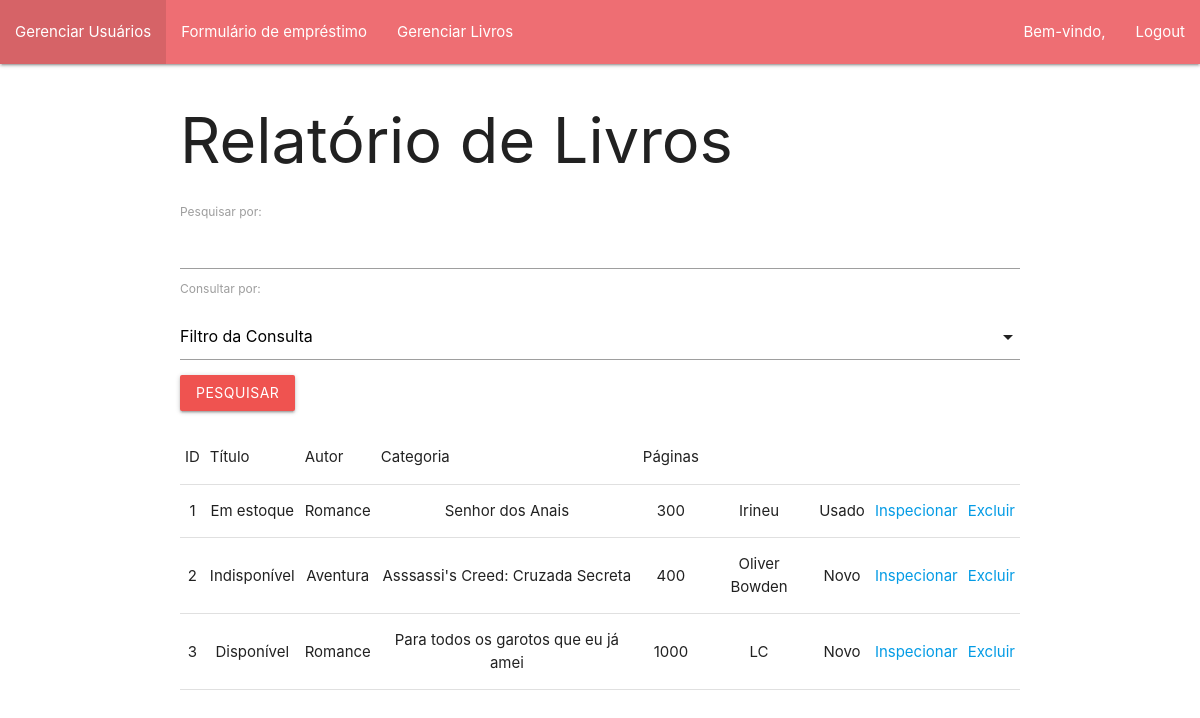
/admin/livros_read.php, run on an earlier commit of the app's database.
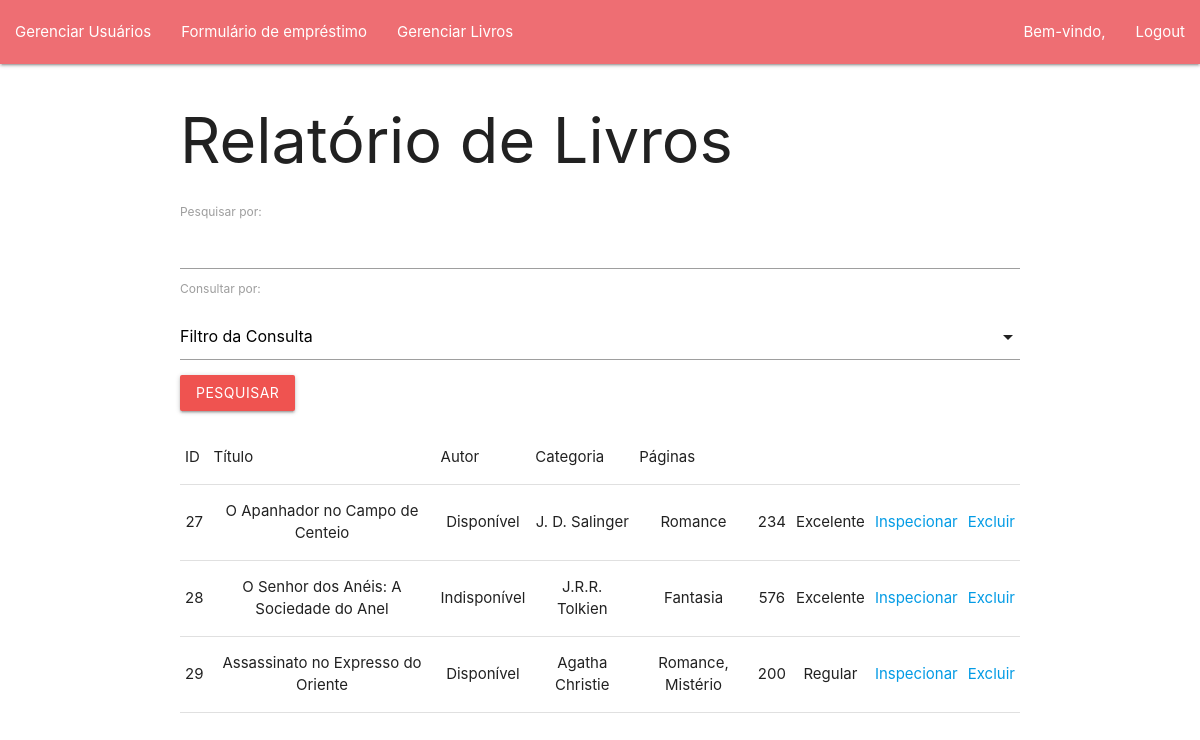
And on a later commit of the database.
### tables this page shows
CREATE TABLE IF NOT EXISTS `livros` (
  `id_livro` int(11) NOT NULL AUTO_INCREMENT,
  `titulo` varchar(100) NOT NULL,
  `status_livro` varchar(100) NOT NULL,
  `autor` varchar(255) NOT NULL,
  `categoria` varchar(100) NOT NULL,
  `paginas` int(11) NOT NULL,
  `estado_livro` varchar(255) NOT NULL,
  `imagem` varchar(1024) NOT NULL,
  `comentarios` varchar(400) DEFAULT NULL,
  PRIMARY KEY (`id_livro`)
);

### admin/livros_read.php (the view, shortened to what this page needs)
<!DOCTYPE html>
<html lang="en">
<head>
    <link type="text/css" rel="stylesheet" href="../materialize/css/materialize.min.css"  media="screen,projection"/>
</head>
<body>
    <?php include 'navbar.php' ?>
    <div class="container">
        <h1>Relatório de Livros</h1>
        <form method="post">
            <label for="search">Pesquisar por:</label>
            <input type="text" id="search" name="pesquisa" autocomplete="off">
            <label for="consultaPor">Consultar por: </label>
            <div class="input-field col s12">
            </div>
            <div class="row">
                <button class="btn red lighten-1" type="submit" name="submit">Pesquisar</button>
            </div>
        </form>
        <div class="row">
            <table class="stripped centered">
                <thead>
                    <tr>
                        <td>ID</td>
                        <td>Título</td>
                        <td>Autor</td>
                        <td>Categoria</td>
                        <td>Páginas</td>
                    </tr>
                </thead>
                <tbody>
                    <?php
                        include 'connect.php';
                        include 'classes.php';
                        if(!isset($_POST['submit']))
                        {
                            $query = "SELECT * FROM livros";
                            $stmt = $mysqli->prepare($query);
                            $stmt->execute();
                            $result = $stmt->get_result();
                            $rows = $result->fetch_all(MYSQLI_NUM);
                        }
                        foreach($rows as $row)
                        {
                            echo "<tr>";
                            foreach($row as $columnIndex=>$entry)
                            {
                                if($columnIndex == 7 || $columnIndex == 8)
                                {
                                    continue;
                                }
                                echo "<td>$entry</td>";
                            }
                            echo "<td><a href='./livros_insp.php?id=$row[0]'>Inspecionar</a></td>";
                            echo "<td><a href='./livros_delete.php?id=$row[0]'>Excluir</a></td>";
                            echo "</tr>";
                        }
                    ?>
                </tbody>
            </table>
        </div>
    </div>
</body>
</html>

### admin/navbar.php (shortened to what this page needs)
<?php
$nome = $_SESSION['nome'];
echo "
<nav class='nav'>
<ul class='left'>
    <li><a href='./user.php'>Gerenciar Usuários</a></li>
    <li><a href='./form_emprestimo.php'>Formulário de empréstimo</a></li>
    <li><a href='./livros.php'>Gerenciar Livros</a></li>
</ul>
<ul class='right'>
    <li><a>Bem-vindo, $nome</a></li>
    <li><a href='../login/logout.php'>Logout</a></li>
</ul>
</nav>
";
?>

What changed in the data, as far as the page shows it:
removed livros: id_livro "1", status_livro "Em estoque", categoria "Romance", titulo "Senhor dos Anais", paginas "300", autor "Irineu", estado_livro "Usado"
removed livros: id_livro "2", status_livro "Indisponível", categoria "Aventura", titulo "Asssassi's Creed: Cruzada Secreta", paginas "400", autor "Oliver Bowden", estado_livro "Novo"
removed livros: id_livro "3", status_livro "Disponível", categoria "Romance", titulo "Para todos os garotos que eu já amei", paginas "1000", autor "LC", estado_livro "Novo"
added livros: id_livro "27", titulo "O Apanhador no Campo de Centeio", status_livro "Disponível", autor "J. D. Salinger", categoria "Romance", paginas "234", estado_livro "Excelente"
added livros: id_livro "28", titulo "O Senhor dos Anéis: A Sociedade do Anel", status_livro "Indisponível", autor "J.R.R. Tolkien", categoria "Fantasia", paginas "576", estado_livro "Excelente"
added livros: id_livro "29", titulo "Assassinato no Expresso do Oriente", status_livro "Disponível", autor "Agatha Christie", categoria "Romance, Mistério", paginas "200", estado_livro "Regular"
